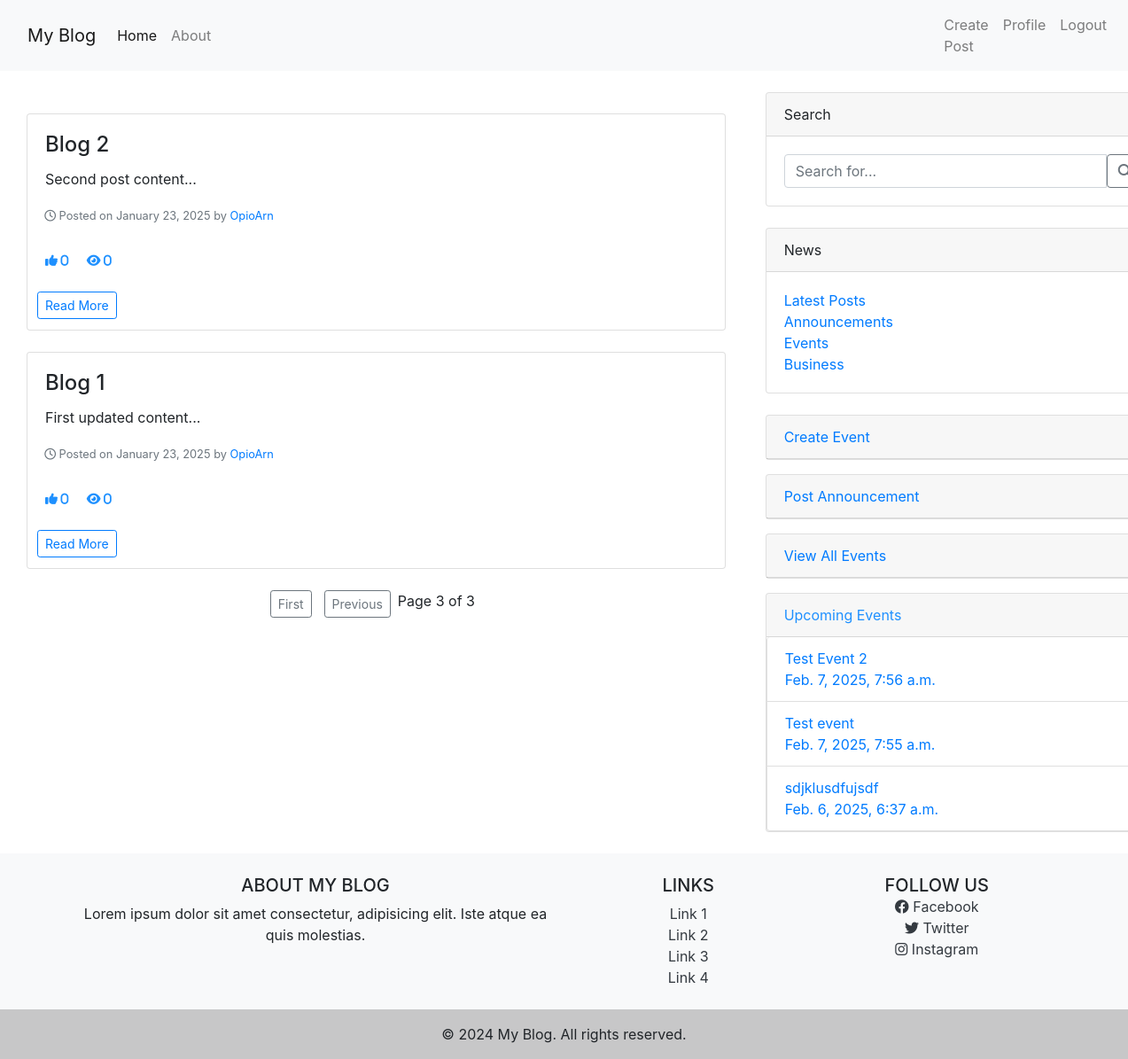
/?page=3 (signed in), run on the app's committed database.
### blog/models.py (models this page shows, shortened)
class Post(models.Model):
    title = models.CharField(max_length=100)
    content = models.TextField()
    date_posted = models.DateTimeField(default=timezone.now)
    author = models.ForeignKey(User, on_delete=models.CASCADE)
    image = models.ImageField(upload_to='post_images', blank=True, null=True)
    video = models.FileField(upload_to='post_video', blank=True, null=True)
    views = models.PositiveIntegerField(default=0)  # Track number of views
    likes = models.ManyToManyField(User, related_name="liked_posts", blank=True)

class Event(models.Model):
    title = models.CharField(max_length=225)
    description = models.TextField()
    event_date = models.DateTimeField(default=timezone.now)
    location = models.CharField(max_length=200)
    media = models.FileField( upload_to='events/', null=True, blank=True)  # Store image/video in 'events/' directory

### blog/views.py (the view)
# urls.py: path('', PostListView.as_view(), name='blog-home'),
class PostListView(ListView):
    model = Post
    template_name = 'blog/home.html'
    context_object_name = 'posts'
    paginate_by = 5  # Number of posts per page
    ordering = ['-date_posted']
    def get_context_data(self, **kwargs):
        context = super().get_context_data(**kwargs)
        context['latest_posts'] = Post.objects.order_by('-date_posted')[:5]
        context['announcements'] = Announcement.objects.order_by('-created_at')[:3]
        context['events'] = Event.objects.order_by('-event_date')[:3]
        return context

### blog/Templates/blog/home.html (shortened to what this page needs)
{% extends 'blog/base2.html' %}
{% load static %}
{% block content %}
<link rel="stylesheet" href="https://cdn.jsdelivr.net/npm/bootstrap-icons@1.7.2/font/bootstrap-icons.css">
<div class="container my-5">
    {% for post in page_obj %}
    <div class="card mb-4 shadow-sm" style="max-width: 800px; margin: 0 auto;">
        <div class="row no-gutters">
            <div class="col-md-8 {% if not post.image and not post.video %}no-padding-left{% endif %}">
                <div class="card-body">
                    <h4 class="card-title">{{ post.title }}</h4>
                    <p class="card-text text-justify ">{{ post.content|slice:":200" }}...</p>
                </div>
                <p class="text-muted small" style="margin-left: 1.5em;">
                    <i class="far fa-clock"></i> Posted on {{ post.date_posted|date:"F d, Y" }} by
                    <a href="{% url 'blog:user_posts' username=post.author.username %}">{{ post.author.username }}</a>
                </p>
                <div class="card-footer bg-transparent border-top-0 d-flex justify-content-between align-items-center">
                    <div>
                        <a href="{% url 'blog:post-detail' post.id %}" data-post-id="{{ post.id }}" style="border: none; margin-right: 1em;">
                            <i class="fa-solid fa-thumbs-up" style="font-size: 14px; color: dodgerblue;">
                                {{ post.likes.count }}
                            </i>
                        </a>
                        <span>
                            <i class="fa-solid fa-eye" style="font-size: 14px; color: dodgerblue;">
                                {{ post.views }}
                            </i>
                        </span>
                    </div>
                </div>
                <div class="card-footer bg-transparent border-top-0 text-center {% if not post.image and not post.video %}no-margin-left{% endif %}" style="margin-left: -25.6em;">
                    <a href="{% url 'blog:post-detail' post.id %}" class="btn btn-outline-primary btn-sm">Read More</a>
                </div>
            </div>
        </div>
    </div>
    {% empty %}
        <div class="text-center">
            <p>No posts found.</p>
        </div>
    {% endfor %}
    {% if page_obj.has_other_pages %}
        <div class="pagination justify-content-center">
            {% if page_obj.has_previous %}
                <a class="btn btn-outline-secondary btn-sm" href="?page=1" style="margin-right: 1em;">First</a>
                <a class="btn btn-outline-secondary btn-sm" href="?page={{ page_obj.previous_page_number }}">Previous</a>
            {% endif %}
            <span class="mx-2">Page {{ page_obj.number }} of {{ page_obj.paginator.num_pages }}</span>
        </div>
    {% endif %}
</div>
{% endblock %}

### blog/Templates/blog/base2.html (shortened to what this page needs)
{% load static %}
{% load crispy_forms_tags %}
<!DOCTYPE html>
<html lang="en">
<head>
    <link rel="stylesheet" href="https://cdn.jsdelivr.net/npm/bootstrap@4.0.0/dist/css/bootstrap.min.css">
</head>
<body>
<link rel="stylesheet" href="https://cdnjs.cloudflare.com/ajax/libs/font-awesome/6.4.0/css/all.min.css">
<nav class="navbar navbar-expand-lg navbar-light bg-light">
    <div class="container">
        <a class="navbar-brand" href="/">My Blog</a>
        <div class="collapse navbar-collapse" id="navbarNav">
            <ul class="navbar-nav ms-auto">
                <li class="nav-item">
                    <a class="nav-link active" href="{% url 'blog:blog-home' %}">Home</a>
                </li>
                <li class="nav-item">
                    <a class="nav-link" href="{% url 'blog:blog-about' %}">About</a>
                </li>
            </ul>
        </div>
    </div>
    <div class="navbar-nav">
        {% if user.is_authenticated %}
        <a class="nav-item nav-link" href="{% url 'blog:add_post' %}">Create Post</a>
        <a class="nav-item nav-link" href="{% url 'profile' %}">Profile</a>
        <a class="nav-item nav-link" href="{% url 'logout' %}">Logout</a>
        {% else %}
        <a class="nav-item nav-link" href="{% url 'login' %}">Login</a>
        <a class="nav-item nav-link" href="{% url 'register' %}">Register</a>
        {% endif %}
      </div>
</nav>
<main class="container-fluid">
    <div class="row">
        <div class="col-md-8">
             {% block content %} {% endblock %}
        </div>
        <div class="col-md-4" style=" margin-top: 1.5em;">
            <div class="card mb-4" style="width: 28rem;">
                <div class="card-header">Search</div>
                <div class="card-body">
                    <form method="GET" action="{% url 'blog:search_results' %}">
                        <div class="input-group">
                            <input type="text" class="form-control" name="q" placeholder="Search for..." required>
                            <button class="btn btn-outline-secondary" type="submit"><i class="fas fa-search"></i></button>
                        </div>
                    </form>
                </div>
            </div>
            <div class="card mb-4" style="width: 28rem;">
                <div class="card-header">News</div>
                <div class="card-body">
                    <ul class="list-unstyled mb-0">
                        <li><a href="{% url 'blog:latest_posts' %}">Latest Posts</a></li>
                        <li><a href="{% url 'blog:announcements_list' %}">Announcements</a></li>
                        <li><a href="{% url 'blog:events_list' %}">Events</a></li>
                        <li><a href="#">Business</a></li>
                    </ul>
                </div>
            </div>
            {% if user.is_authenticated %}
                {% if "events_list" not in request.path %}
                    <div class="card" style="width: 28rem; height: auto; margin-bottom: 1em;">
                        <a style="text-decoration: none;" class="card-header" href = "{% url 'blog:events_list' %}"
                        class=" btn-link btn-primary" style="border: none; font-size: 20px; font-weight: bold;">
                        Create Event</a>
                    </div>
                {% endif %}
                {% if "announcements_list" not in request.path %}
                    <div  class="card" style="width: 28rem; height: auto; margin-bottom: 1em;">
                        <a style="text-decoration: none;" class="card-header" href="{% url 'blog:announcements_list' %}"
                        class="btn-link btn-primary" style="border: none; font-size: 20px; font-weight: bold;">
                        Post Announcement
                        </a>
                    </div>
                {% endif %}
            {% endif %}
            <div  class="card" style="width: 28rem; height: auto; margin-bottom: 1em;">
                <a style="text-decoration: none;" class="card-header" href="{% url 'blog:events_list' %}"
                class="btn-link btn-primary" style="border: none; font-size: 20px; font-weight: bold;">
                View All Events
                </a>
            </div>
            {% if "events_list" not in request.path %}
            <div class="card" style="width: 28rem;">
                <div class="card-header" style="color: dodgerblue;">Upcoming Events</div>
                <div  class="list-group" >
                    <ul class="list-group" >
                        {% for event in events %}
                            <li class="list-group-item " style="color: black;"><a style="text-decoration: none;" href="{% url 'blog:events_list' %}"> {{ event.title }} <br>   {{ event.event_date }}</a></li>
                        {% endfor %}
                    </ul>
                </div>
            </div>
            {% endif %}
        </div>
    </div>
</main>
<footer class="bg-light text-center text-lg-start mt-4">
    <div class="container p-4">
        <div class="row">
            <div class="col-lg-6 col-md-12 mb-4 mb-md-0">
                <h5 class="text-uppercase">About My Blog</h5>
                <p>
                    Lorem ipsum dolor sit amet consectetur, adipisicing elit. Iste atque ea quis molestias.
                </p>
            </div>
            <div class="col-lg-3 col-md-6 mb-4 mb-md-0">
                <h5 class="text-uppercase">Links</h5>
                <ul class="list-unstyled mb-0">
                    <li><a href="#!" class="text-dark">Link 1</a></li>
                    <li><a href="#!" class="text-dark">Link 2</a></li>
                    <li><a href="#!" class="text-dark">Link 3</a></li>
                    <li><a href="#!" class="text-dark">Link 4</a></li>
                </ul>
            </div>
            <div class="col-lg-3 col-md-6 mb-4 mb-md-0">
                <h5 class="text-uppercase mb-0">Follow Us</h5>
                <ul class="list-unstyled">
                    <li><a href="#!" class="text-dark"><i class="fab fa-facebook"></i> Facebook</a></li>
                    <li><a href="#!" class="text-dark"><i class="fab fa-twitter"></i> Twitter</a></li>
                    <li><a href="#!" class="text-dark"><i class="fab fa-instagram"></i> Instagram</a></li>
                </ul>
            </div>
        </div>
    </div>
    <div class="text-center p-3" style="background-color: rgba(0, 0, 0, 0.2);">
        © 2024 My Blog. All rights reserved.
    </div>
</footer>
</body>
</html>

### blog/Templates/blog/home.html (style rules this page uses)
.no-margin-left { margin-left: -25.8em !important; }
.no-padding-left { padding-left: 0 !important; }

### data on the page
Post: title "Blog 2", content "Second post content", date_posted "January 23, 2025", author.username "OpioArn", likes.count "0", views "0"
Post: title "Blog 1", content "First updated content", date_posted "January 23, 2025", author.username "OpioArn", likes.count "0", views "0"
Event: title "Test Event 2", event_date "Feb. 7, 2025, 7:56 a.m."
Event: title "Test event", event_date "Feb. 7, 2025, 7:55 a.m."
Event: title "sdjklusdfujsdf", event_date "Feb. 6, 2025, 6:37 a.m."

### other printed values
{{ page_obj.number }} "3"
{{ page_obj.paginator.num_pages }} "3"
